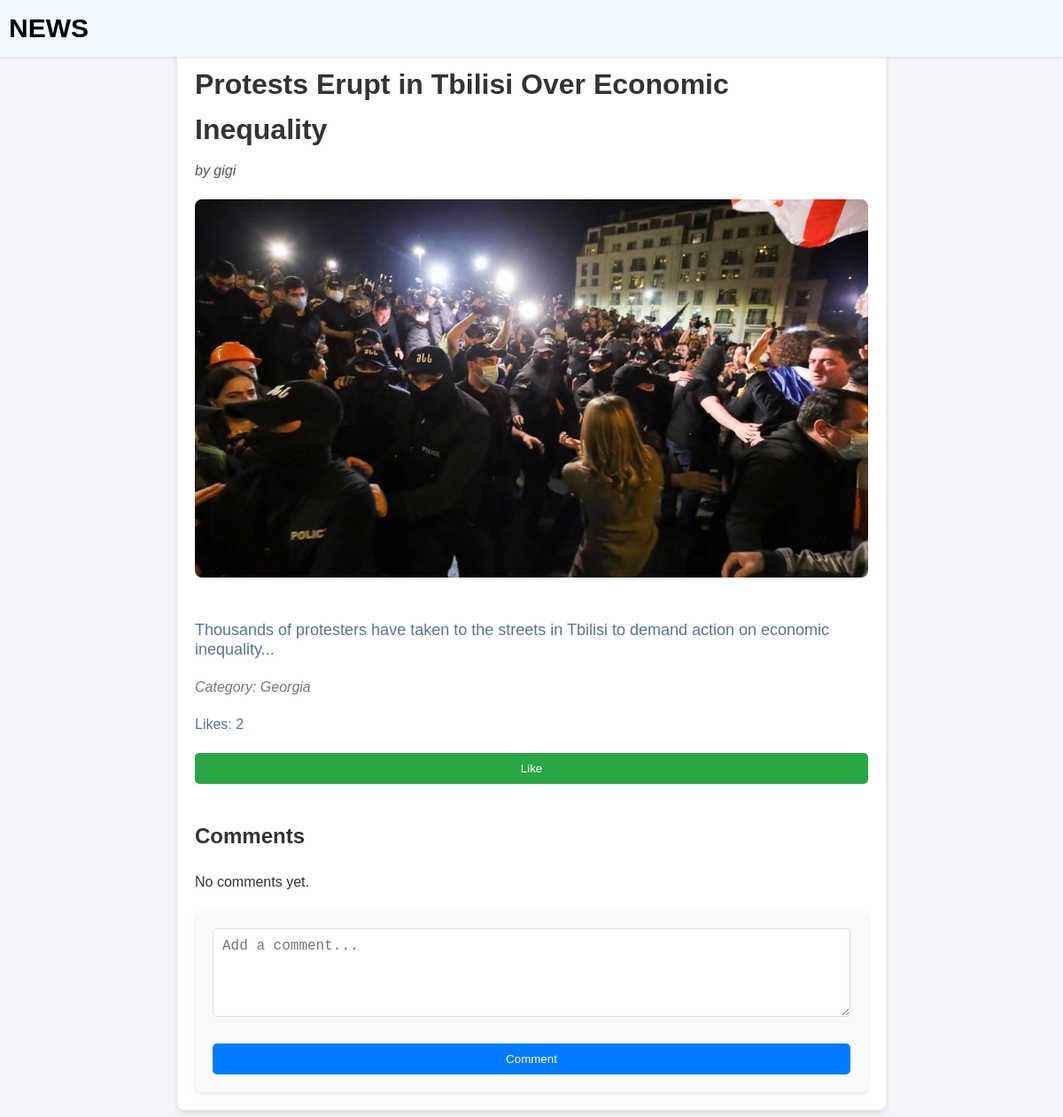
/article.php?id=24, run on the app's committed database.
### tables this page shows
CREATE TABLE `articles` (
  `article_id` int(4) UNSIGNED NOT NULL,
  `title` varchar(255) NOT NULL,
  `content` text NOT NULL,
  `image_url` varchar(255) DEFAULT NULL,
  `published_at` timestamp NOT NULL DEFAULT current_timestamp(),
  `author_id` int(4) UNSIGNED DEFAULT NULL,
  `category_id` int(4) UNSIGNED DEFAULT NULL
);

CREATE TABLE `users` (
  `user_id` int(4) UNSIGNED NOT NULL,
  `username` varchar(50) NOT NULL,
  `email` varchar(100) NOT NULL,
  `password` varchar(255) NOT NULL,
  `user_type` enum('admin','basic') NOT NULL DEFAULT 'basic',
  `created_at` timestamp NOT NULL DEFAULT current_timestamp()
);

CREATE TABLE `categories` (
  `category_id` int(4) UNSIGNED NOT NULL,
  `name` varchar(50) NOT NULL,
  `description` text DEFAULT NULL,
  `created_at` timestamp NOT NULL DEFAULT current_timestamp()
);

### article.php (the view, shortened to what this page needs)
<?php
include './conn/db.php';
$article_id = intval($_GET['id']);
$sql_article = "SELECT articles.*, users.username AS author, categories.name AS category FROM articles
                JOIN users ON articles.author_id = users.user_id
                JOIN categories ON articles.category_id = categories.category_id
                WHERE article_id = $article_id";
$result_article = mysqli_query($conn, $sql_article);
$article = mysqli_fetch_assoc($result_article);
$sql_comments = "SELECT comments.*, users.username FROM comments
                 JOIN users ON comments.user_id = users.user_id
                 WHERE article_id = $article_id
                 ORDER BY comments.created_at DESC";
$result_comments = mysqli_query($conn, $sql_comments);
$sql_likes = "SELECT COUNT(*) AS likes_count FROM likes WHERE article_id = $article_id";
$result_likes = mysqli_query($conn, $sql_likes);
$likes = mysqli_fetch_assoc($result_likes);
?>
<!DOCTYPE html>
<html lang="en">
<head>
    <link rel="stylesheet" href="./css/styles.css">
    <link rel="stylesheet" href="./css/article.css">
</head>
<body>
    <nav>
        <div class="main-nav container flex">
            <a href="index.php" class="company-logo">
                <h1>NEWS</h1>
            </a>
        </div>
    </nav>
    <div class="article-container">
        <h1 class="article-title"><?php echo $article['title']; ?></h1>
        <p class="article-author">by <?php echo $article['author']; ?></p>
        <img src="<?php echo $article['image_url']; ?>" alt="Article Image" class="article-image">
        <div class="article-content">
            <p><?php echo nl2br($article['content']); ?></p>
        </div>
        <p class="article-category">Category: <?php echo $article['category']; ?></p>
        <div class="likes-container">
            <p>Likes: <?php echo $likes['likes_count']; ?></p>
            <form id="likeForm">
                <button type="button" onclick="likeArticle()">Like</button>
            </form>
        </div>
        <div class="comments-container">
            <h2>Comments</h2>
            <?php
            if ($result_comments && mysqli_num_rows($result_comments) > 0) {
                while ($comment = mysqli_fetch_assoc($result_comments)) {
                    echo "<div class='comment'><strong>{$comment['username']}:</strong> {$comment['content']} <small>{$comment['created_at']}</small></div>";
                }
            } else {
                echo "No comments yet.";
            }
            ?>
        </div>
        <div class="comment-form">
            <form id="commentForm">
                <textarea name="content" placeholder="Add a comment..."></textarea>
                <button type="button" onclick="addComment()">Comment</button>
            </form>
        </div>
    </div>
</body>
</html>

### css/styles.css (style rules this page uses)
* { padding: 0; margin: 0; box-sizing: border-box; }
:root { --primary-text-color: #183b56; --secondary-text-color: #577592; --accent-color: #2294ed; --accent-color-dark: #1d69a3; }
body { font-family: "Poppins", sans-serif; color: var(--primary-text-color); }
p { color: var(--secondary-text-color); line-height: 1.4rem; }
a { text-decoration: none; }
.flex { display: flex; align-items: center; }
.container { max-width: 1180px; margin-inline: auto; overflow: hidden; }
nav { background-color: #f3faff; box-shadow: 0 0 4px #bbd0e2; position: fixed; top: 0; z-index: 99; left: 0; right: 0; }
.main-nav { justify-content: space-between; padding-block: 8px; }
.company-logo { font-size: 20px; color: black; }
form { display: flex; flex-direction: column; }
form button { margin-top: 20px; padding: 10px; background-color: var(--accent-color); color: white; border: none; border-radius: 4px; cursor: pointer; }

### css/article.css (style rules this page uses)
body { font-family: Arial, sans-serif; line-height: 1.6; color: #333; background-color: #f4f4f9; margin: 0; padding: 0; }
.article-container { max-width: 800px; margin: 20px auto; padding: 20px; padding-top: 50px; background: #fff; box-shadow: 0 4px 8px rgba(0, 0, 0, 0.1); border-radius: 8px; }
.article-title { font-size: 32px; font-weight: bold; color: #333; margin-bottom: 10px; }
.article-author { font-style: italic; color: #555; margin-bottom: 20px; }
.article-image { width: 100%; height: auto; border-radius: 8px; margin-bottom: 20px; }
.article-content { margin-top: 20px; line-height: 1.8; font-size: 18px; }
.article-category { font-style: italic; color: #777; margin-top: 20px; }
.likes-container { margin-top: 20px; }
.likes-container button { padding: 10px 20px; background-color: #28a745; color: #fff; border: none; border-radius: 5px; cursor: pointer; }
.comments-container { margin-top: 40px; }
.comments-container h2 { margin-bottom: 20px; font-size: 24px; color: #333; }
.comment-form { margin-top: 20px; background: #f9f9f9; padding: 20px; border-radius: 8px; box-shadow: 0 2px 4px rgba(0, 0, 0, 0.1); }
.comment-form textarea { width: 100%; height: 100px; resize: vertical; margin-bottom: 10px; padding: 10px; font-size: 16px; border: 1px solid #ddd; border-radius: 5px; }
.comment-form button { padding: 10px 20px; background-color: #007bff; color: #fff; border: none; border-radius: 5px; cursor: pointer; }

### data on the page
articles: title "Protests Erupt in Tbilisi Over Economic Inequality", author.username "gigi", image_url (picture), content "Thousands of protesters have taken to the streets in Tbilisi to demand action on economic inequality...", category.name "Georgia"

### other printed values
$likes['likes_count'] "2"
